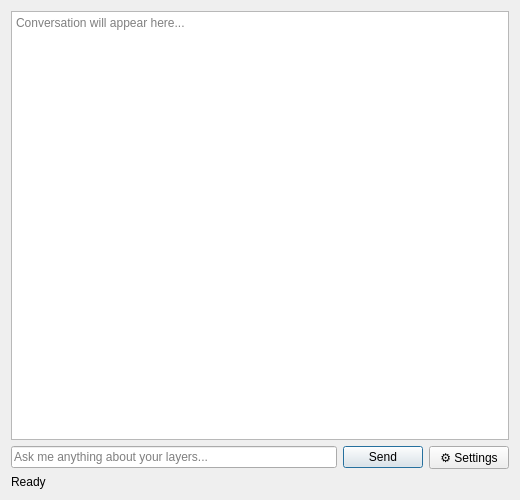
<?xml version="1.0" encoding="UTF-8"?>
<ui version="4.0">
 <class>QgisAiAgentDialogBase</class>
 <widget class="QDialog" name="QgisAiAgentDialogBase">
  <property name="geometry">
   <rect>
    <x>0</x>
    <y>0</y>
    <width>520</width>
    <height>500</height>
   </rect>
  </property>
  <property name="windowTitle">
   <string>QGIS AI Agent</string>
  </property>
  <layout class="QVBoxLayout" name="mainLayout">
   <item>
    <widget class="QTextEdit" name="chat_output">
     <property name="readOnly">
      <bool>true</bool>
     </property>
     <property name="placeholderText">
      <string>Conversation will appear here...</string>
     </property>
    </widget>
   </item>
   <item>
    <layout class="QHBoxLayout" name="inputLayout">
     <item>
      <widget class="QLineEdit" name="user_input">
       <property name="placeholderText">
        <string>Ask me anything about your layers...</string>
       </property>
      </widget>
     </item>
     <item>
      <widget class="QPushButton" name="btn_send">
       <property name="text">
        <string>Send</string>
       </property>
      </widget>
     </item>
     <item>
      <widget class="QPushButton" name="btn_settings">
       <property name="text">
        <string>⚙ Settings</string>
       </property>
      </widget>
     </item>
    </layout>
   </item>
   <item>
    <widget class="QLabel" name="lbl_status">
     <property name="text">
      <string>Ready</string>
     </property>
    </widget>
   </item>
  </layout>
 </widget>
 <resources/>
 <connections/>
</ui>
